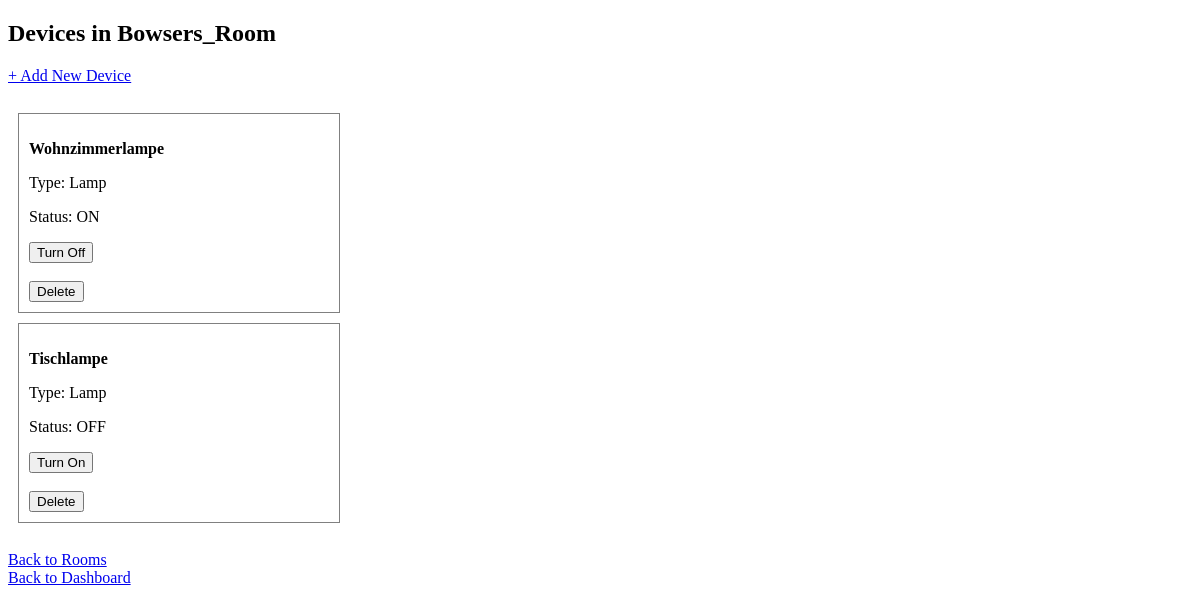
/devices/list/room?room_id=5 (signed in), run on an earlier commit of the app's database.
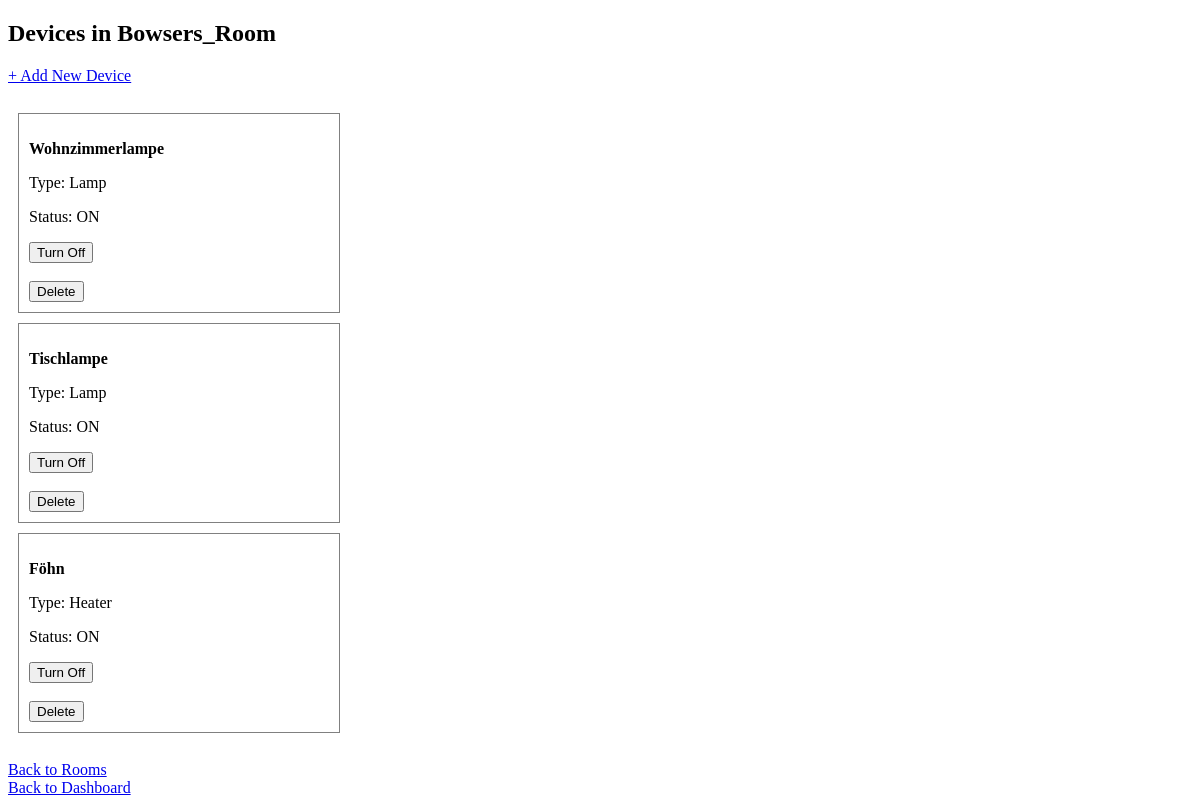
And on a later commit of the database.
### tables this page shows
CREATE TABLE rooms (
    room_id   INTEGER PRIMARY KEY AUTOINCREMENT,
    room_name VARCHAR(50) NOT NULL UNIQUE,
    user_id   INTEGER,
    FOREIGN KEY (user_id) REFERENCES users(user_id)
);

CREATE TABLE devices (
    device_id   INTEGER PRIMARY KEY AUTOINCREMENT,
    room_id     INTEGER,
    device_name TEXT    NOT NULL UNIQUE,
    device_type TEXT    NOT NULL,
    device_status      BOOLEAN NOT NULL DEFAULT 0,
    FOREIGN KEY (room_id) REFERENCES rooms(room_id)
);

### rooms_devices_api.py (the view)
@router.get("/devices/list/room")
async def show_devices(request: Request, room_id: int):
    room = user_can_access_room(request, room_id)
    if not room:
        return RedirectResponse(url="/", status_code=303)
    conn, curs = get_db()
    devices = curs.execute("SELECT * FROM devices WHERE room_id = ?", (room_id,)).fetchall()
    conn.close()
    return templates.TemplateResponse("devices/list.html", {
        "request": request,
        "devices": devices,
        "room": room
    })

### templates/devices/list.html (shortened to what this page needs)
<!DOCTYPE html>
<html>
<head>
</head>
<body>
<h2>Devices in {{ room["room_name"] }}</h2>
<a href="/devices/add?room_id={{ room['room_id'] }}">
    + Add New Device
</a>
<br><br>
{% for device in devices %}
<div style="border:1px solid gray; padding:10px; margin:10px; width:300px;">
    <p><b>{{ device["device_name"] }}</b></p>
    <p>Type: {{ device["device_type"] }}</p>
    <p>Status: {{ "ON" if device["device_status"] == 1 else "OFF" }}</p>
    <form action="/devices/status" method="post">
            <button type="submit">{{ 'Turn Off' if device['device_status'] == 1 else 'Turn On' }}</button>
    </form>
    <br>
    <form action="/devices/delete" method="post">
    <button type="submit">Delete</button>
    </form>
</div>
{% endfor %}
<br>
<a href="/list">Back to Rooms</a>
<br>
<a href="/dashboard">Back to Dashboard</a>
</body>
</html>

What changed in the data, as far as the page shows it:
changed devices "Tischlampe": device_status "OFF" → "ON"; device_status "Turn On" → "Turn Off"
added devices: device_name "Föhn", device_type "Heater", device_status "ON", device_status "Turn Off"
